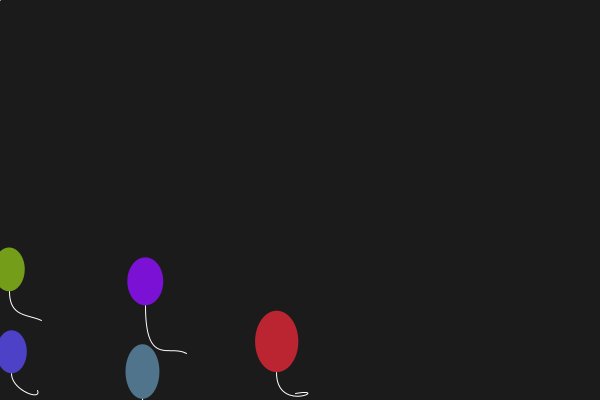
Frame 1 (no input)
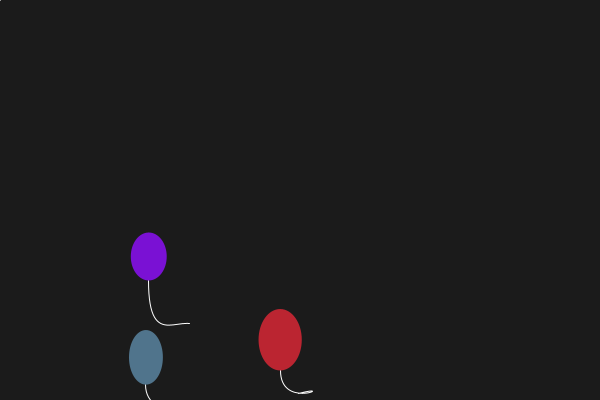
Frame 60 (the mouse pressed at the canvas centre just before this capture)
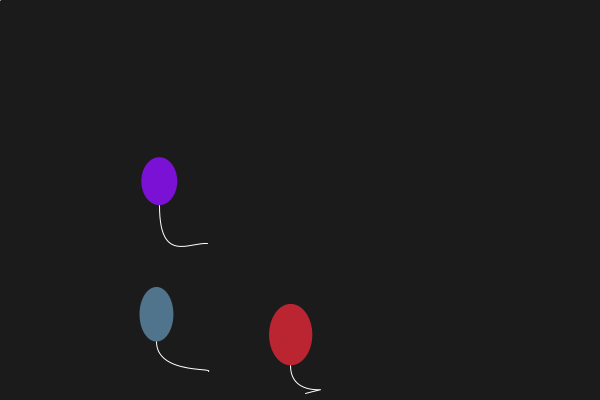
Frame 120 (the mouse held since frame 60 and released just before this capture)

The Processing sketch that drew these frames (run headless with seeded random() and noise(); from frame 60 on, the mouse is pressed at the canvas centre):

// Processing sketch: Forces
// ── Forces.pde
Balloon[] balloon = new Balloon[5];

void setup()
{
  size(600, 400);
  smooth();
  
  for(int i = 0; i < balloon.length; i++)
  {
    balloon[i]= new Balloon(i);
  }
}

void draw()
{
  background(27);
  stroke(153);
  rect(0, 0, 0, 0);

  for(int i=0; i < balloon.length; i++)
  {
    balloon[i].render();
    balloon[i].update();
    balloon[i].checkCollision();
  }
}
// ── Balloon.pde
class Balloon
{
  // Forces
  PVector v;      // Velocity
  PVector f;      // Floatation
  PVector r;      // Resistance
  PVector l;      // Location
  PVector a;      // Acceleration
  PVector wind;   // Wind force
  
  // Balloon
  float w;        // Width of the balloon
  float h;        // Heighth of the balloon
  float ribbonl;  // Ribbon length
  float maxV;     // Maximum velocity
  float ribbonsw; // Ribbon swing

  //covenient for array
  int array;
  
  //color of the balloon
  color c;

  Balloon(int array_)
  {
    v = new PVector(0, 0);
    
    //f = new PVector(0,-0.02);
    //f minus 0.01, in case acceleration too small
    f = new PVector(0, random(-0.02));
    maxV = 2;
    w = random(15) + 30;
    h = random(10) + w * 1.33;
  
    l = new PVector(random(width), random(height/2) + height * .5);
    ribbonl = 80.0;
    ribbonsw = 40;
    array = array_;
    c = color(random(255), random(255), random(255));
  }

  void update()
  {
    wind = new PVector((noise(1, frameCount/200) - 0.3) * 0.01, 
                       (noise(2, frameCount/200) - 0.3) * 0.01);
  
    a = PVector.add(f, wind);
 
    //println(a.x,a.y);
    v.add(a);
    l.add(v);
  
    //println(v.y);
    v.limit(2);
  
    if(v.y > maxV )
    {
      v.y = maxV;
    }
    else if(v.y < -maxV)
    {
      v.y = -maxV;
    }
  }
  
  void render()
  {
    pushMatrix();
    translate(l.x, l.y + h/2);
    
    // Ribbon
    stroke(255);
    strokeWeight(1);
    noFill();
    bezier(0,0,0, 
          noise(1, array, frameCount/500.0) * ribbonl,
          noise(2, array, frameCount/500.0) * ribbonl, 
          noise(3, array, frameCount/500.0) * ribbonl, 
          noise(4, array, frameCount/500.0) * ribbonl, 
          noise(5, array, frameCount/500.0) * ribbonl);
    
    // Balloon
    fill(c);
    noStroke();
    ellipse(0, -h/2, w, h);
    popMatrix();
  }

  void checkCollision()
  {
    if(l.y < h/2)
    {
      v.y = v.y * -0.8;
      f.y = f.y * 0.8;
      if(v.y < 0.02 && -0.02 < v.y)
      {
        v.y = 0;
        f.y = 0;
        l.y = h/2;
      }
    }

    //println(v.y);
    if(l.x < w/2 || l.x > width - w/2)
    {
      v.x = v.x - 0.6;
    }
  }
}
